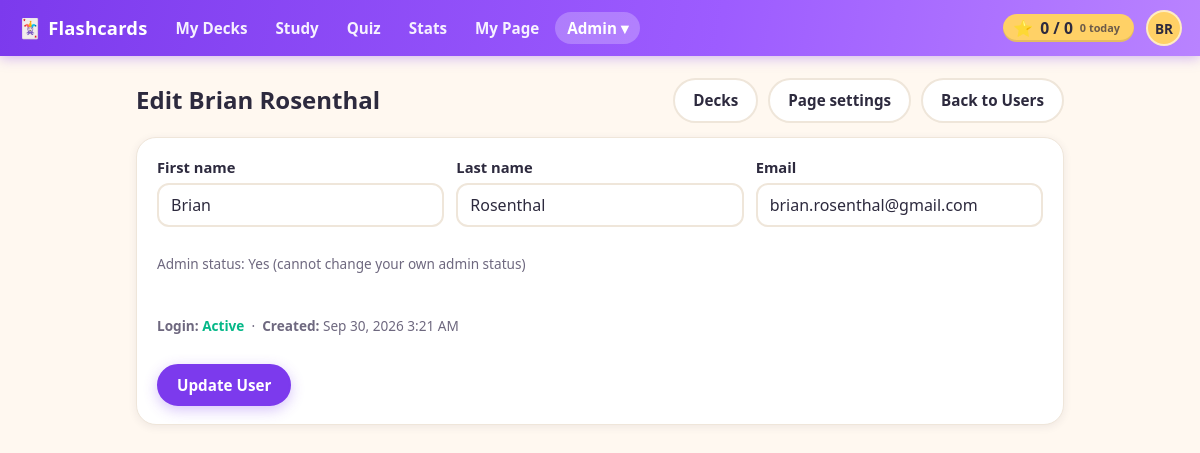
/admin/user_edit.php?id=1 (signed in), run on the app's committed database.
### tables this page shows
CREATE TABLE settings (
  id INT AUTO_INCREMENT PRIMARY KEY,
  key_name VARCHAR(191) NOT NULL UNIQUE,
  value LONGTEXT NULL,
  updated_at DATETIME NOT NULL DEFAULT CURRENT_TIMESTAMP ON UPDATE CURRENT_TIMESTAMP
);

CREATE TABLE users (
  id INT AUTO_INCREMENT PRIMARY KEY,
  first_name VARCHAR(100) NOT NULL,
  last_name VARCHAR(100) NOT NULL,
  email VARCHAR(255) DEFAULT NULL UNIQUE,
  password_hash VARCHAR(255) NOT NULL DEFAULT '',
  is_admin TINYINT(1) NOT NULL DEFAULT 0 COMMENT 'App administrator',
  email_verify_token VARCHAR(64) DEFAULT NULL,
  email_verified_at DATETIME DEFAULT NULL,
  password_reset_token_hash CHAR(64) DEFAULT NULL,
  password_reset_expires_at DATETIME DEFAULT NULL,
  created_at DATETIME NOT NULL DEFAULT CURRENT_TIMESTAMP
);

### admin/user_edit.php (the view, shortened to what the rows shown need)
<?php
require_once __DIR__ . '/../partials.php';
require_once __DIR__ . '/../lib/UserManagement.php';
require_once __DIR__ . '/../lib/SiteManagement.php';
require_admin();
$userId = (int)($_GET['id'] ?? 0);
$user = UserManagement::findById($userId);
$form = [];
foreach (['first_name', 'last_name', 'email', 'is_admin'] as $field) {
    $form[$field] = $_GET[$field] ?? ($user[$field] ?? '');
}
$me = current_user();
$canEditAdmin = ((int)$user['id'] !== (int)$me['id']);
$hasPassword = ($user['password_hash'] !== '');
$userName = trim(($user['first_name'] ?? '') . ' ' . ($user['last_name'] ?? ''));
$site = SiteManagement::findByUserId($userId);
header_html('Edit ' . $userName);
?>
<div class="page-head">
  <h2>Edit <?= h($userName) ?></h2>
  <div class="actions">
    <?php if ($site): ?>
      <a class="button" href="/manage/?user_id=<?= (int)$userId ?>">Decks</a>
      <a class="button" href="/manage/site_settings.php?site_id=<?= (int)$site['id'] ?>">Page settings</a>
    <?php else: ?>
      <a class="button" href="/manage/?user_id=<?= (int)$userId ?>">Create page</a>
    <?php endif; ?>
    <a class="button" href="/admin/users.php">Back to Users</a>
  </div>
</div>
<div class="card">
  <form method="post" action="/admin/user_edit_eval.php" class="stack">
    <div class="grid form-grid">
      <label>First name
        <input type="text" name="first_name" value="<?=h($form['first_name'] ?? '')?>" required>
      </label>
      <label>Last name
        <input type="text" name="last_name" value="<?=h($form['last_name'] ?? '')?>" required>
      </label>
      <label>Email
        <input type="email" name="email" value="<?=h($form['email'] ?? '')?>" required>
      </label>
    </div>
    <?php if ($canEditAdmin): ?>
      <label class="inline">
        <input type="checkbox" name="is_admin" value="1" <?= !empty($form['is_admin']) ? 'checked' : '' ?>>
        Admin user
      </label>
    <?php else: ?>
      <p class="small">Admin status: <?= !empty($user['is_admin']) ? 'Yes' : 'No' ?> (cannot change your own admin status)</p>
    <?php endif; ?>
    <p class="small">
      <strong>Login:</strong>
      <?php if (!empty($user['email_verified_at'])): ?>
        <span class="status-verified">Active</span>
      <?php elseif (!$hasPassword): ?>
        <span class="status-pending">Awaiting account activation</span>
      <?php else: ?>
        <span class="status-pending">Pending email verification</span>
      <?php endif; ?>
      &nbsp;·&nbsp; <strong>Created:</strong> <?= h(date('M j, Y g:i A', strtotime($user['created_at']))) ?>
    </p>
    <div class="actions">
      <button class="button primary" type="submit">Update User</button>
    </div>
  </form>
</div>
<?php footer_html(); ?>

### lib/ApplicationUI.php (shortened to what the rows shown need)
<?php
require_once __DIR__ . '/../config.php';
require_once __DIR__ . '/../settings.php';
require_once __DIR__ . '/SiteManagement.php';
require_once __DIR__ . '/SiteResolver.php';
class ApplicationUI {
    private static ?array $themeSite = null;
    public static function siteThemeStyle(?array $site): string {
        $accent = SiteManagement::ACCENTS[$site['accent_color']] ?? null;
        if ($accent === null || $site['accent_color'] === 'violet') {
            return '';
        }
        return '<style>:root{--color-primary:' . $accent['color'] . ';--color-primary-dark:' . $accent['dark']
             . ';--color-primary-light:' . $accent['light'] . ';--color-primary-soft:' . $accent['soft'] . ';}</style>';
    }
    public static function staticResourceUrl(string $path): string {
        $filePath = __DIR__ . '/../' . ltrim($path, '/');
        $version = @filemtime($filePath);
        return $path . '?v=' . $version;
    }
    public static function cssLink(string $path): string {
        $url = self::staticResourceUrl($path);
        return '<link rel="stylesheet" href="' . htmlspecialchars($url, ENT_QUOTES, 'UTF-8') . '">';
    }
    public static function jsScript(string $path): string {
        $url = self::staticResourceUrl($path);
        return '<script src="' . htmlspecialchars($url, ENT_QUOTES, 'UTF-8') . '"></script>';
    }
    public static function headHtml(string $title, ?array $themeSite): string {
        return '<!doctype html><html lang="en"><head><meta charset="utf-8"><meta name="viewport" content="width=device-width,initial-scale=1">'
             . '<title>' . h($title) . ' - ' . h(Settings::siteTitle()) . '</title>'
             . self::cssLink('/styles.css')
             . self::siteThemeStyle($themeSite)
             . '</head>';
    }
    public static function scoreChipHtml(int $userId): string {
        require_once __DIR__ . '/CardProgress.php';
        $score = CardProgress::getScoreSummary($userId);
        return '<a class="score-chip" id="score-chip" href="/progress/" title="Cards you\'ve got — tap for stats">'
             . '<span class="score-star" aria-hidden="true">&#11088;</span>'
             . '<span class="score-numbers"><span id="score-mastered">' . number_format($score['mastered']) . '</span>'
             . ' / <span id="score-total">' . number_format($score['total_cards']) . '</span></span>'
             . '<span class="score-today"><span id="score-today">' . number_format($score['reviewed_today']) . '</span> today</span>'
             . '</a>';
    }
    public static function headerHtml(string $title): void {
        $u = current_user();
        $script = $_SERVER['SCRIPT_NAME'] ?? '';
        $siteTitle = Settings::siteTitle();
        $mySite = $u ? SiteManagement::findByUserId((int)$u['id']) : null;
        $themeSite = self::$themeSite;
        if ($themeSite === null) {
            $resolved = SiteResolver::resolveFromRequest();
            $themeSite = ($resolved['site'] !== null && $resolved['is_custom_domain']) ? $resolved['site'] : $mySite;
        }
        echo self::headHtml($title, $themeSite);
        echo '<body>';
        if ($u) {
            $navItems = [
                ['path' => '/manage/', 'label' => 'My Decks', 'prefixes' => ['/manage/']],
                ['path' => '/review/', 'label' => 'Study', 'prefixes' => ['/review/']],
                ['path' => '/quiz/', 'label' => 'Quiz', 'prefixes' => ['/quiz/']],
                ['path' => '/progress/', 'label' => 'Stats', 'prefixes' => ['/progress/']],
            ];
            if ($mySite) {
                $navItems[] = ['path' => SiteResolver::publicHomeUrl($mySite), 'label' => 'My Page', 'prefixes' => ['/public_site.php']];
            }
            echo '<header class="topbar">';
            echo '<a class="brand" href="/manage/"><span class="brand-mark" aria-hidden="true">&#127183;</span> ' . h($siteTitle) . '</a>';
            echo '<nav class="topnav">';
            foreach ($navItems as $item) {
                $active = false;
                echo '<a href="' . h($item['path']) . '"' . ($active ? ' class="active"' : '') . '>' . h($item['label']) . '</a>';
            }
            if (!empty($u['is_admin'])) {
                $inAdmin = strpos($script, '/admin/') === 0;
                $adminItems = [
                    ['path' => '/admin/users.php', 'label' => 'Users'],
                    ['path' => '/admin/sites.php', 'label' => 'Pages'],
                    ['path' => '/admin/settings.php', 'label' => 'Settings'],
                    ['path' => '/admin/image_storage.php', 'label' => 'Image Storage'],
                    ['path' => '/admin/migrations.php', 'label' => 'Migrations'],
                    ['path' => '/admin/activity_log.php', 'label' => 'Activity Log'],
                    ['path' => '/admin/email_log.php', 'label' => 'Email Log'],
                ];
                $adminLinks = '';
                foreach ($adminItems as $item) {
                    $active = $inAdmin && basename(parse_url($item['path'], PHP_URL_PATH)) === basename($script);
                    $adminLinks .= '<a href="' . h($item['path']) . '" role="menuitem"' . ($active ? ' class="active"' : '') . '>' . h($item['label']) . '</a>';
                }
                echo '<span class="menu-wrap">'
                   . '<button type="button" id="adminToggle" class="topnav-toggle' . ($inAdmin ? ' active' : '') . '" aria-expanded="false" aria-controls="adminMenu">Admin &#9662;</button>'
                   . '<span id="adminMenu" class="popup-menu hidden" role="menu" aria-hidden="true">' . $adminLinks . '</span>'
                   . '</span>';
            }
            echo '</nav>';
            echo '<div class="topbar-right">';
            echo self::scoreChipHtml((int)$u['id']);
            $initials = strtoupper((string)substr((string)($u['first_name'] ?? ''), 0, 1) . (string)substr((string)($u['last_name'] ?? ''), 0, 1));
            $name = trim((string)($u['first_name'] ?? '') . ' ' . (string)($u['last_name'] ?? ''));
            echo '<span class="menu-wrap">'
               . '<button type="button" id="profileToggle" class="avatar" aria-expanded="false" aria-controls="profileMenu" title="' . h($name) . '" aria-label="Account menu for ' . h($name) . '">' . h($initials) . '</button>'
               . '<span id="profileMenu" class="popup-menu popup-menu-right hidden" role="menu" aria-hidden="true">'
               .   '<a href="/profile/change_password.php" role="menuitem">Change Password</a>'
               .   '<a href="/logout.php" role="menuitem">Logout</a>'
               . '</span>'
               . '</span>';
            echo '</div>';
            echo '</header>';
            echo '<div class="content"><main>';
        } else {
            echo '<header class="topbar"><a class="brand" href="/login.php"><span class="brand-mark" aria-hidden="true">&#127183;</span> ' . h($siteTitle) . '</a>'
               . '<div class="topbar-right"><a class="button small" href="/login.php">Sign in</a></div></header>';
            echo '<div class="content"><main>';
        }
    }
    public static function footerHtml(): void {
        echo '</main></div>' . self::jsScript('/main.js') . '</body></html>';
    }
}

### data on the page
settings: value "Flashcards"
users: initials "BR", userName "Brian Rosenthal", first_name "Brian", last_name "Rosenthal", email "brian.rosenthal@gmail.com", created_at "Sep 30, 2026 3:21 AM"

### other printed values
$item['label'] "My Decks"
$item['label'] "Study"
$item['label'] "Quiz"
$item['label'] "Stats"
$item['label'] "My Page"
$score['mastered'] "0"
$score['total_cards'] "0"
$score['reviewed_today'] "0"
